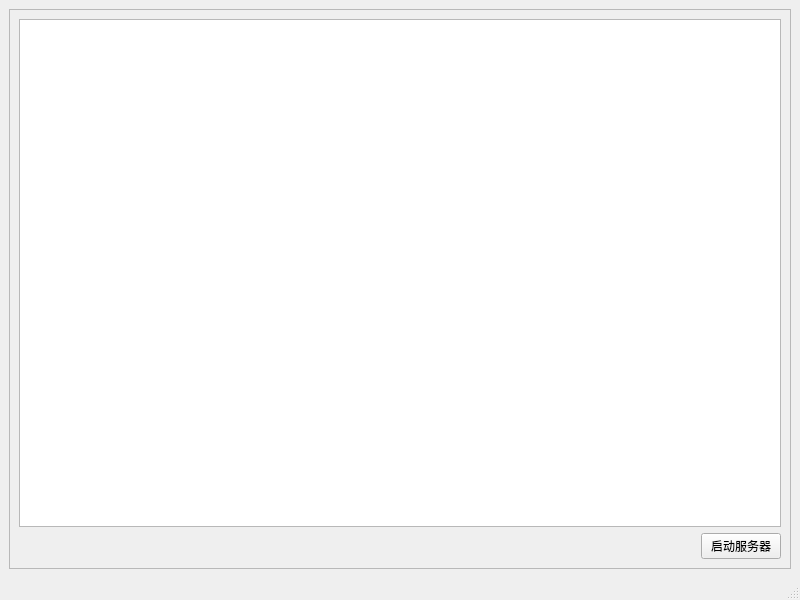
<?xml version="1.0" encoding="UTF-8"?>
<ui version="4.0">
 <class>MainWindow</class>
 <widget class="QMainWindow" name="MainWindow">
  <property name="geometry">
   <rect>
    <x>0</x>
    <y>0</y>
    <width>800</width>
    <height>600</height>
   </rect>
  </property>
  <property name="windowTitle">
   <string>服务器日志</string>
  </property>
  <widget class="QWidget" name="centralwidget">
   <layout class="QVBoxLayout" name="verticalLayout_3">
    <item>
     <widget class="QFrame" name="frame">
      <property name="frameShape">
       <enum>QFrame::Shape::StyledPanel</enum>
      </property>
      <property name="frameShadow">
       <enum>QFrame::Shadow::Raised</enum>
      </property>
      <layout class="QVBoxLayout" name="verticalLayout_2">
       <item>
        <layout class="QVBoxLayout" name="verticalLayout">
         <item>
          <widget class="QPlainTextEdit" name="SeverLog">
           <property name="plainText">
            <string/>
           </property>
          </widget>
         </item>
         <item>
          <layout class="QHBoxLayout" name="horizontalLayout">
           <item>
            <spacer name="horizontalSpacer">
             <property name="orientation">
              <enum>Qt::Orientation::Horizontal</enum>
             </property>
             <property name="sizeHint" stdset="0">
              <size>
               <width>40</width>
               <height>20</height>
              </size>
             </property>
            </spacer>
           </item>
           <item>
            <widget class="QPushButton" name="btnControlServer">
             <property name="text">
              <string>启动服务器</string>
             </property>
            </widget>
           </item>
          </layout>
         </item>
        </layout>
       </item>
      </layout>
     </widget>
    </item>
   </layout>
  </widget>
  <widget class="QStatusBar" name="statusBar"/>
 </widget>
 <resources/>
 <connections/>
</ui>
